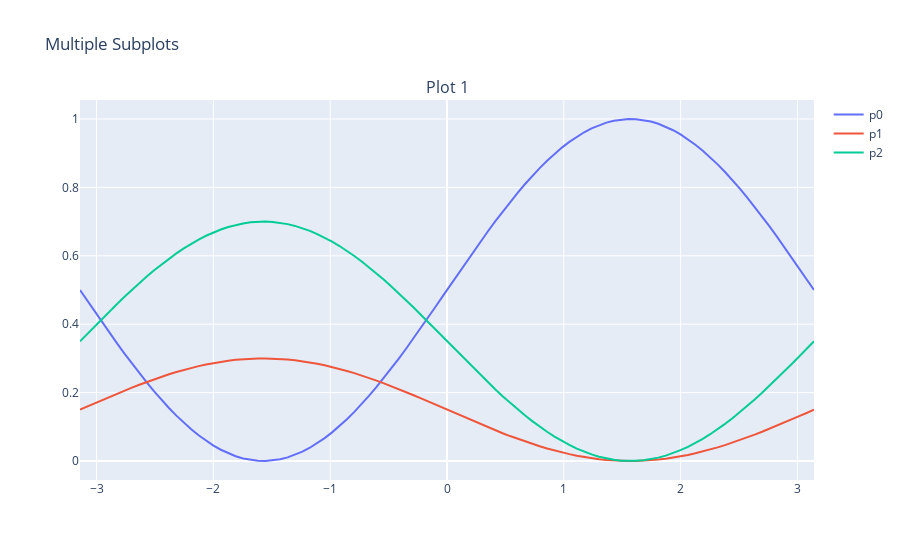

Write notebook code for a chart like this one.
### Code cell
import plotly.graph_objects as go
from plotly.subplots import make_subplots

# Create subplots
fig = make_subplots(rows=1, cols=1, subplot_titles=("Plot 1", "Plot 2", "Plot 3"))
x = np.linspace(-np.pi,np.pi, 100)
# Add traces
for i,p in enumerate((p0,p1,p2)):
    fig.add_trace(go.Scatter(x=x, y=p(x), mode='lines', name=f'p{i}'), row=1, col=1)

# Update layout
fig.update_layout(title_text="Multiple Subplots")
fig.show()
